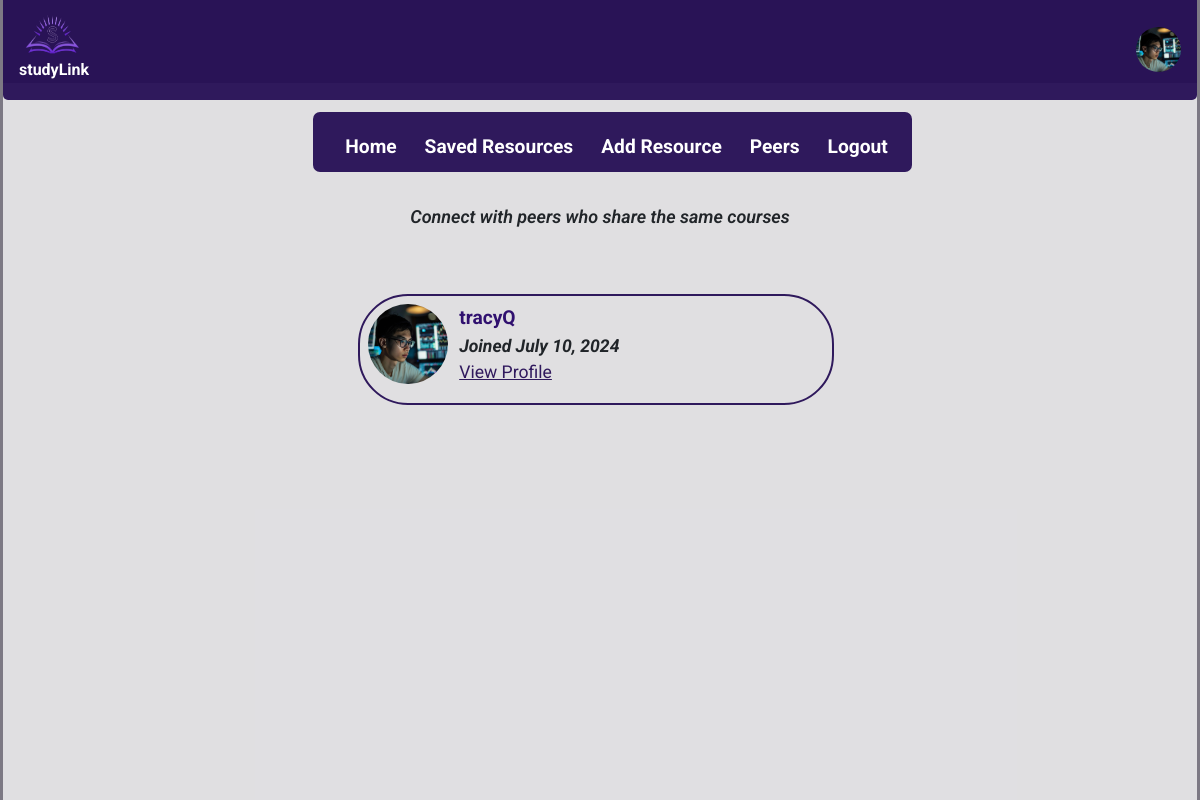
Page /peers (signed in) on the committed database.
### studylink/models.py (models this page shows, shortened)
class User(db.Model, UserMixin):
  __tablename__ = 'user'
  id = db.Column(db.Integer, primary_key=True)
  username = db.Column(db.String(20), unique=True, nullable=False)
  email = db.Column(db.String(120), unique=True, nullable=False)
  image_file = db.Column(db.String(60), nullable=False, default='profile.jpg')
  password = db.Column(db.String(60), nullable=False)
  joined = db.Column(db.DateTime, default=datetime.utcnow)
  website = db.Column(db.String(120))
  twitter = db.Column(db.String(100))
  github = db.Column(db.String(100))
  user_fields = db.relationship('UserFields', backref='user', lazy=True, cascade='all, delete-orphan')
  user_resources = db.relationship('UserResources', backref='user', lazy=True)
  reviews = db.relationship('Reviews', backref='user', lazy=True)
  replies = db.relationship('Reply', backref='user', lazy=True)
  resources = db.relationship('Resources', back_populates='user')

### studylink/routes.py (the view)
@app.route("/peers")
@login_required
def peers():
  current_user_id = current_user.id
  user_courses = UserFields.query.filter_by(user_id=current_user_id).all()
  shared_users = set()
  for user_course in user_courses:
    course_id = user_course.course_id
    users_in_course = UserFields.query.filter_by(course_id=course_id).all()
    for user_field in users_in_course:
      if user_field.user_id != current_user_id:
        shared_users.add(user_field.user)
  return render_template('peers.html', title="Peers", shared_users=shared_users)

### studylink/models.py (called while the page is built)
@login_manager.user_loader
def load_user(user_id):
  return User.query.get(int(user_id))

### studylink/routes.py (called while the page is built)
@app.template_filter('format_datetime')
def format_datetime(value):
  if value is None:
    return ""
  return value.strftime("%B %d, %Y")

### studylink/templates/peers.html
{% extends "base.html" %}
{% block content %}
  <p class="message peer-info">Connect with peers who share the same courses</p>
  <section class="peers">
    {% if shared_users %}
      <ul>
        {% for user in shared_users %}
          <li>
            <section class="user">
              <img src="{{ url_for('static', filename='images/' ~ user.image_file) }}" alt="{{ user.username }}'s Profile" style="width: 80px; height: 80px; border-radius: 50%;">
              <section class="info">
                <p>
                  <span style="font-weight: bolder; color: #30106f; font-size: 1.2rem;">{{ user.username }}</span><br>
                  <span style=" font-size: 1.1rem; font-weight: bolder; font-style: italic;">Joined {{ user.joined | format_datetime }}</span>
                </p>
                <a href="{{ url_for('view_profile', user_id=user.id) }}" class="res-username" style="margin-top: -1rem; margin-bottom: -3rem;">View Profile</a>
              </section>
            </section>
          </li>
        {% endfor %}
      </ul>
    {% else %}
      <p style="text-align: center; font-size: 1.2rem; color: rgb(144, 15, 15);">No other peers share your courses.</p>
    {% endif %}
  </section>
{% endblock %}

### studylink/templates/base.html (shortened to what this page needs)
<!DOCTYPE html>
<html lang="en">
<head>
  <link href="https://cdn.jsdelivr.net/npm/bootstrap@5.3.3/dist/css/bootstrap.min.css" rel="stylesheet">
  <link rel="stylesheet" href="{{ url_for('static', filename='styles.css') }}">
  <link rel="stylesheet" href="https://cdnjs.cloudflare.com/ajax/libs/font-awesome/4.7.0/css/font-awesome.min.css">
</head>
<body>
  {% if current_user.is_authenticated %}
    <header class="header">
      <section class="header__head">
        <section class="logo1">
          <img src="{{ url_for('static', filename='images/logo.png') }}" alt="logo">
          <span class="name1">studyLink</span>
        </section>
        <nav style="margin-top: 12rem; background-color: #240c54ef; height: 60px; border-radius: 7px;">
          <ul>
            <li><a  href="{{ url_for('home') }}"></i>Home</a></li>
            <li><a href="{{ url_for('saved_resources') }}">Saved Resources</a></li>
            <li><a href="{{ url_for('add_resource') }}">Add Resource</a></li>
            <li><a href="{{ url_for('peers') }}">Peers</a></li>
            <li><a href="{{ url_for('logout') }}">Logout</a></li>
          </ul>
        </nav>
        <a href="{{ url_for('account') }}">
          <img class="account" src="{{ url_for('static', filename='images/' + current_user.image_file) }}" alt="Profile Pic" title="User Profile" width="45" height="45">
        </a>
      </section>
    </header>
  {% endif %}
  <main class="main">
    {% block content %}{% endblock %}
  </main>
</body>
</html>

### studylink/static/styles.css (style rules this page uses)
:root { --BG-COLOR: #240c54ef; --BTN-COLOR: #261f3198; --PRI-COLOR: #FFF; --FNT-SIZE: clamp(1rem, 2rem, 1vw); --FLEX-DISPLAY: flex; --JUST-CONTENT: space-between; --ALIGN-ITEMS: center; --GEN-MARGIN: 0 auto; --BD-RADIUS: 5px; --ACCNT-BD:2px solid var(--BG-COLOR); }
html { scroll-behavior: smooth; }
body { min-height: 100vh; padding: 0 3px; font-family: 'roboto', sans-serif; background-color: var(--BTN-COLOR); font-size: var(--FNT-SIZE); display: var(--FLEX-DISPLAY); flex-direction: column; }
.header { width: 100%; height: 80px; margin-bottom: .2rem; position: relative; }
.logo, .logo1 { display: var(--FLEX-DISPLAY); align-items: var(--ALIGN-ITEMS); flex-direction: column; margin-top: .3rem; }
.logo img, .logo1 img { width: 60px; height: 60px; margin-top: -.7rem; }
.name, .name1 { font-size: .9rem; color: var(--PRI-COLOR); font-weight: bolder; margin-top: -1.1rem; }
.logo1 { display: none; }
.header__head { width: 100%; height: 80px; background-color: var(--BG-COLOR); border-bottom-left-radius: var(--BD-RADIUS); border-bottom-right-radius: var(--BD-RADIUS); padding: 0 1rem .5rem; display: var(--FLEX-DISPLAY); justify-content: var(--JUST-CONTENT); align-items: var(--ALIGN-ITEMS); }
.account { border-radius: 50%; margin-top: 7px; }
nav { display: none; }
main { flex-grow: 1; display: var(--FLEX-DISPLAY); flex-direction: column; align-items: flex-start; background-color: hsla(0, 0%, 100%, 0.762); border: none; overflow: hidden; padding-bottom: 2rem; }
.message { margin: .5rem; font-size: 18px; font-weight: 600; font-style: italic; }
.user { width: 100%; display: var(--FLEX-DISPLAY); gap: .7rem; }
.info { display: var(--FLEX-DISPLAY); flex-direction: column; }
.res-username { color: var(--BG-COLOR); }
.peers { width: 100%; display: var(--FLEX-DISPLAY); flex-direction: column; gap: 1rem; }
.peers ul { width: 100%; list-style: none; margin-left: -1rem; }
.peers li { min-width: 200px; border: 2px solid var(--BG-COLOR); border-radius: 50px; padding: .5rem; margin-left: -.5rem; }
@media screen and (min-width: 590px) { .header__head { height: 100px; } }
@media screen and (min-width: 590px) { .user { margin-bottom: .7rem; } }
@media screen and (min-width: 590px) { .info { font-size: 1.1rem; } }
@media screen and (min-width: 590px) { .user img { width: 60px; height: 60px; } }
@media screen and (min-width: 590px) { .peer-info { margin: 2rem auto; text-align: var(--ALIGN-ITEMS); } }
@media screen and (min-width: 590px) { .peers { width: 500px; margin: 2rem auto; } }
@media screen and (min-width: 720px) { .logo img, .logo1 img { width: 70px; height: 70px; } }
@media screen and (min-width: 720px) { .name, .name1 { font-size: 1rem; margin-top: -1rem; } }
@media screen and (min-width: 720px) { .logo1 { display: flex; } }
@media screen and (min-width: 720px) { .message { margin-top: 2rem; } }
@media screen and (min-width: 720px) { nav { display: block; } }
@media screen and (min-width: 720px) { nav ul { list-style: none; margin-top: 1.3rem; } }
@media screen and (min-width: 720px) { nav ul li { display: inline-block; margin-right: 1.5rem; font-size: 1.1rem; position: relative; } }
@media screen and (min-width: 720px) { nav ul li a { color: var(--PRI-COLOR); text-decoration: none; font-weight: bold; } }
@media screen and (min-width: 720px) { nav ul li a::after { content: ""; background-color: var(--PRI-COLOR); width: 0; height: 3px; position: absolute; left: 0; bottom: 0; transition: all .3s ease-out; } }
@media screen and (min-width: 720px) { .user { margin-bottom: .7rem; } }
@media screen and (min-width: 720px) { .info { font-size: 1.1rem; } }
@media screen and (min-width: 720px) { .user img { width: 60px; height: 60px; } }
@media screen and (min-width: 720px) { .peer-info { margin-top: 7.5rem; } }
@media screen and (min-width: 900px) { nav ul li a { font-size: 1.2rem; } }
@media screen and (min-width: 900px) { .user { margin-bottom: .7rem; } }
@media screen and (min-width: 900px) { .info { font-size: 1.1rem; } }
@media screen and (min-width: 900px) { .user img { width: 60px; height: 60px; } }

### rows in the picture
User: image_file (placeholder picture)
User: image_file (placeholder picture), username "tracyQ", joined "July 10, 2024"
